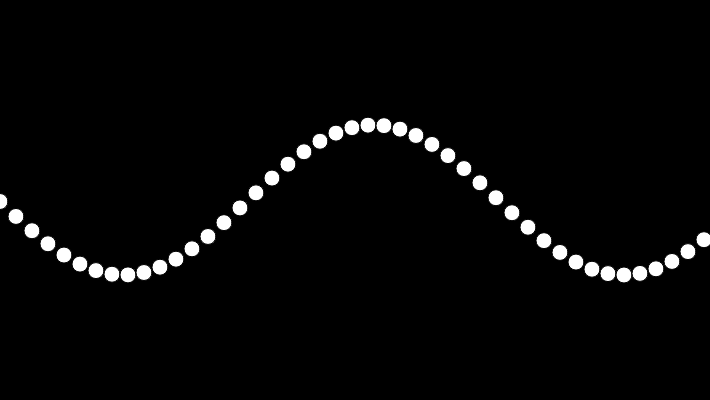
Frame 1 (no input)
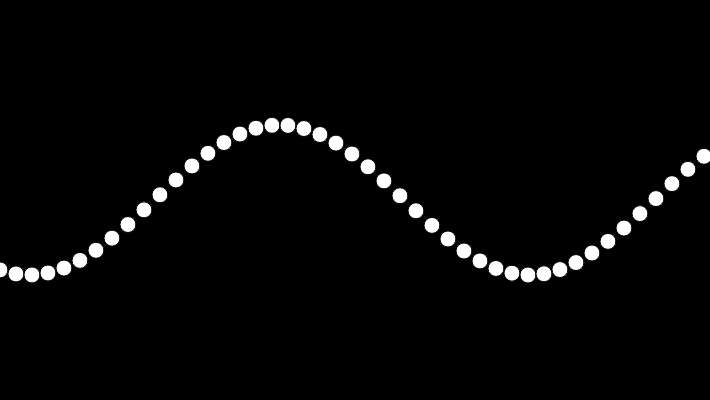
Frame 60 (no input)
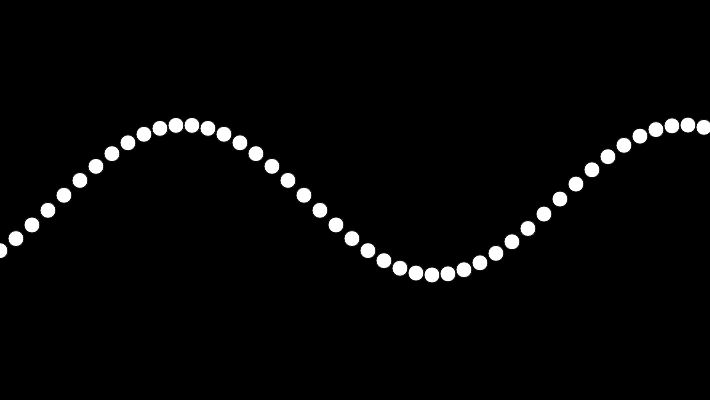
Frame 120 (the mouse pressed at the canvas centre since frame 60)

The p5.js sketch that drew these frames (run headless with seeded random() and noise() and a simulated clock; from frame 60 on, the mouse is pressed at the canvas centre):

// p5.js sketch
// ── sketch.js
// https://editor.p5js.org/jht9629-nyu/sketches/-5qcnnr2L
// sine Amusing lettuce

let xspacing = 16; // Distance between each horizontal location
let w; // Width of entire wave
let theta = 0.0; // Start angle at 0
let amplitude = 75.0; // Height of wave
let period = 500.0; // How many pixels before the wave repeats
let da; // Value for incrementing x
let yvalues; // Using an array to store height values for the wave
let numa;

function setup() {
  createCanvas(710, 400);
  w = width + 16;
  da = (TWO_PI / period) * xspacing;
  yvalues = new Array(floor(w / xspacing));
  numa = floor(w / xspacing);
}

function draw() {
  background(0);
  draw_sine_wave();
  // calcWave();
  // renderWave();
}

function draw_sine_wave() {
  theta += 0.02;
  let a = theta;
  for (let i = 0; i < numa; i++) {
    let val = sin(a) * amplitude;

    ellipse(i * xspacing, height / 2 + val, 16, 16);

    a += da;
  }
}

function calcWave() {
  // Increment theta (try different values for
  // 'angular velocity' here)
  theta += 0.02;
  // For every x value, calculate a y value with sine function
  let a = theta;
  for (let i = 0; i < yvalues.length; i++) {
    yvalues[i] = sin(a) * amplitude;
    a += da;
  }
}

function renderWave() {
  noStroke();
  fill(255);
  // A simple way to draw the wave with an ellipse at each location
  for (let x = 0; x < yvalues.length; x++) {
    ellipse(x * xspacing, height / 2 + yvalues[x], 16, 16);
  }
}

// https://p5js.org/examples/math-sine-wave.html
